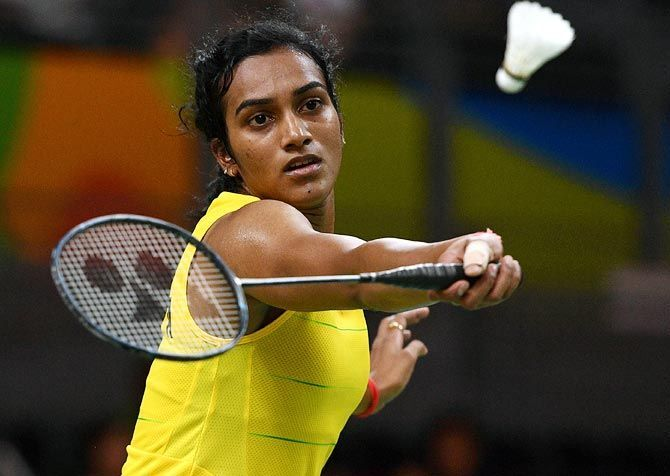
#> input picture pv.jpg, 670 x 476 px, found by its file name
$ python contours_img.py
#> lines starting #> are read from the running program, lines starting #| are printed output that depends on the picture; after the words box and inside, x2 and y2 are one past the last pixel; in counts of white or black regions, pixels touching at a corner belong together
import cv2
import imutils


i = cv2.imread(r'C:\Users\Parents Gift\Desktop\roboAI\contour\contours_basics-main\pv.jpg')
#> i is the input picture: shape (476, 670, 3); mean B, G, R 39.6, 70.7, 83.2

img=cv2.cvtColor(i,cv2.COLOR_BGR2GRAY)
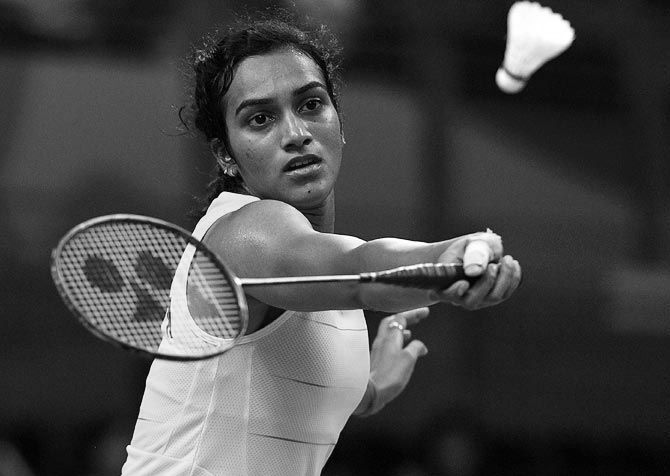
#> img: shape (476, 670); min 0, max 255, mean 70.9


gaussian_blur=cv2.GaussianBlur(img,(11,11),20)
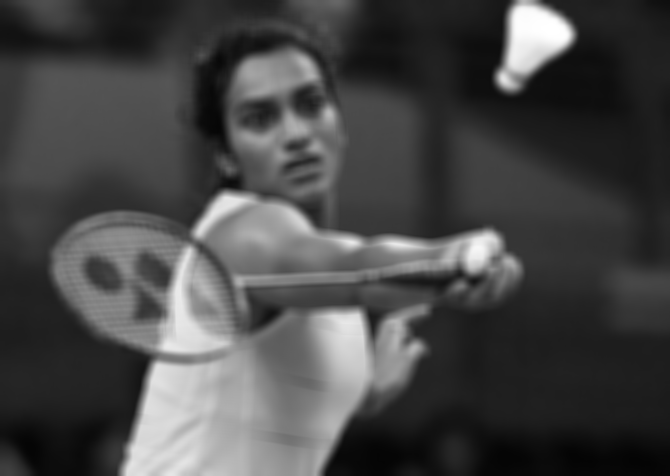
#> gaussian_blur: shape (476, 670); min 4, max 255, mean 70.9


ret, thresh1 = cv2.threshold(gaussian_blur,150,150,cv2.THRESH_BINARY)
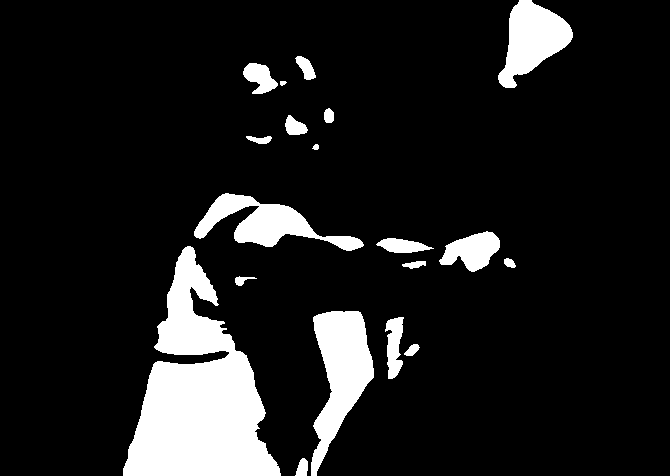
#> thresh1: shape (476, 670); values 0 (black) and 150 (white), 11.5% white; 19 white regions


#cv2.imshow("Thresholded image",thresh1)

#cv2.waitKey()


cnts = cv2.findContours(thresh1.copy(), cv2.RETR_TREE, cv2.CHAIN_APPROX_SIMPLE)
#> cnts = 19 contours, 1 with area under 20; largest, box (x1, y1, x2, y2) and area: (123, 246, 281, 476) 18473, (311, 311, 374, 476) 5220, (194, 193, 364, 251) 3576, (498, 0, 573, 88) 3519, (439, 231, 500, 272) 1419

cnts = imutils.grab_contours(cnts)[18:19]
#> cnts = 1 contour; box (x1, y1, x2, y2) and area: (498, 0, 573, 88) 3519


output = i.copy()

contour = cv2.drawContours(output, cnts, -1, (255, 0, 0), 2)

cv2.imshow("Contours", contour)
cv2.waitKey(0)
cv2.imwrite("coins_cnts.jpg", contour)
